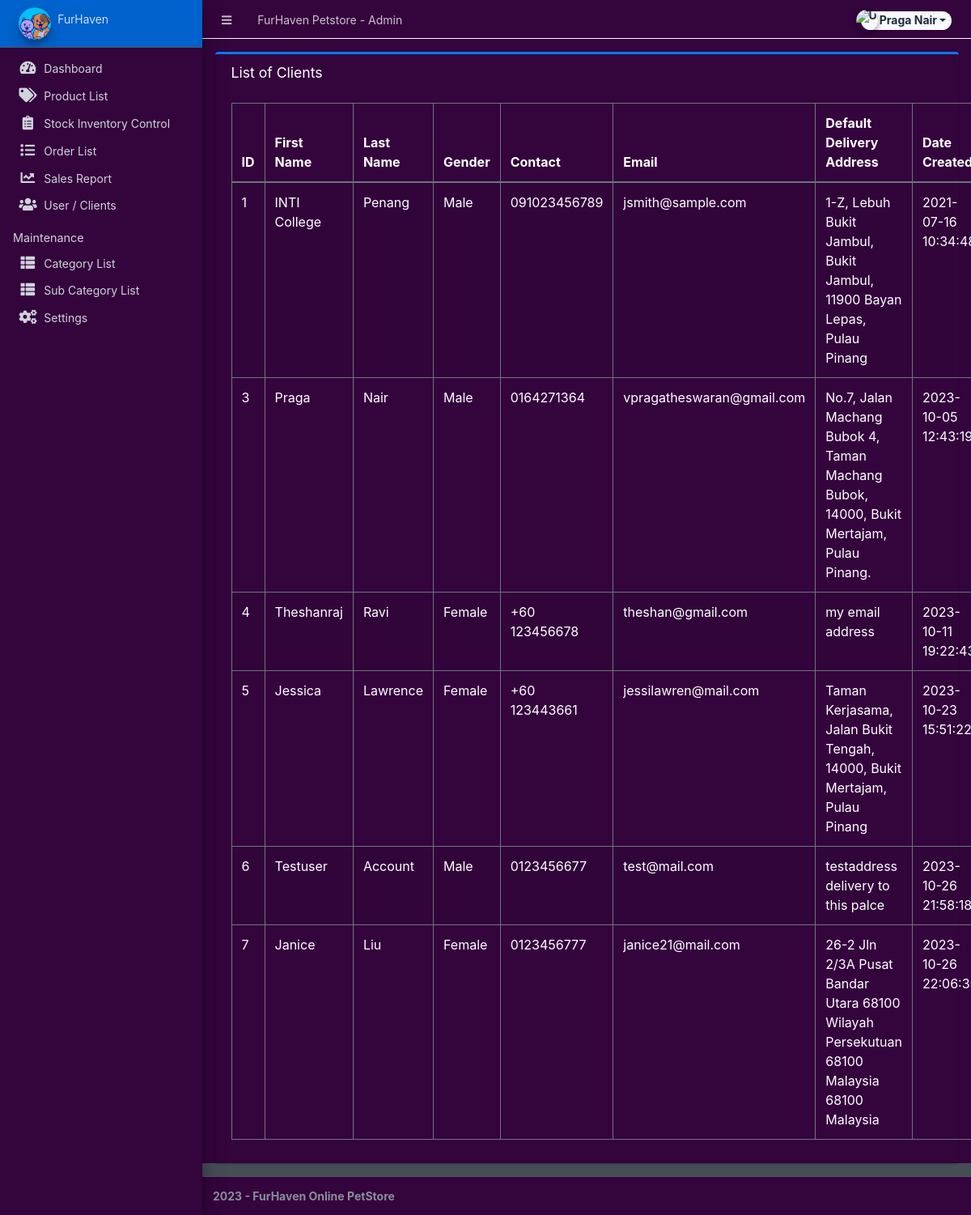
Screenshot of /admin/?page=clients/client (signed in) with the database file from the repository.
### tables this page shows
CREATE TABLE `clients` (
  `id` int(30) NOT NULL,
  `firstname` varchar(250) NOT NULL,
  `lastname` varchar(250) NOT NULL,
  `gender` varchar(20) NOT NULL,
  `contact` varchar(15) NOT NULL,
  `email` varchar(250) NOT NULL,
  `password` text NOT NULL,
  `default_delivery_address` text NOT NULL,
  `date_created` datetime NOT NULL DEFAULT current_timestamp()
);

### admin/clients/client.php (the view, shortened to what this page needs)
<?php
$host = 'localhost';
$username = 'root';
$password = "";
$database = 'pet_shop_db';
$connection = mysqli_connect($host, $username, $password, $database);
?>
<?php
$query = "SELECT * FROM clients";
$result = mysqli_query($connection, $query);
?>
<div class="card card-outline card-primary">
	<div class="card-header">
		<h3 class="card-title">List of Clients</h3> <br><br>
        <table class="table table-bordered table-striped">
        <thead>
            <tr>
                <th>ID</th>
                <th>First Name</th>
                <th>Last Name</th>
                <th>Gender</th>
                <th>Contact</th>
                <th>Email</th>
                <th>Default Delivery Address</th>
                <th>Date Created</th>
            </tr>
        </thead>
        <tbody>
            <?php
            while ($row = mysqli_fetch_assoc($result)) {
                echo "<tr>";
                echo "<td>{$row['id']}</td>";
                echo "<td>{$row['firstname']}</td>";
                echo "<td>{$row['lastname']}</td>";
                echo "<td>{$row['gender']}</td>";
                echo "<td>{$row['contact']}</td>";
                echo "<td>{$row['email']}</td>";
                echo "<td>{$row['default_delivery_address']}</td>";
                echo "<td>{$row['date_created']}</td>";
                echo "</tr>";
            }
            ?>
        </tbody>
    </table>
</div>

### admin/clients/client.php (style rules this page uses)
table.table th, table.table td { color: white; }

### rows the page displays
clients: id "1", firstname "INTI College", lastname "Penang", gender "Male", contact "091023456789", email "jsmith@sample.com", default_delivery_address "1-Z, Lebuh Bukit Jambul, Bukit Jambul, 11900 Bayan Lepas, Pulau Pinang", date_created "2021-07-16…"
clients: id "3", firstname "Praga", lastname "Nair", gender "Male", contact "0164271364", email "vpragatheswaran@gmail.com", default_delivery_address "No.7, Jalan Machang Bubok 4, Taman Machang Bubok, 14000, Bukit Mertajam, Pulau Pinang.", date_created "2023-10-05…"
clients: id "4", firstname "Theshanraj", lastname "Ravi", gender "Female", contact "+60 123456678", email "theshan@gmail.com", default_delivery_address "my email address", date_created "2023-10-11…"
clients: id "5", firstname "Jessica", lastname "Lawrence", gender "Female", contact "+60 123443661", email "jessilawren@mail.com", default_delivery_address "Taman Kerjasama, Jalan Bukit Tengah, 14000, Bukit Mertajam, Pulau Pinang", date_created "2023-10-23 15:51:22"
clients: id "6", firstname "Testuser", lastname "Account", gender "Male", contact "0123456677", email "test@mail.com", default_delivery_address "testaddress delivery to this palce", date_created "2023-10-26 21:58:18"
clients: id "7", firstname "Janice", lastname "Liu", gender "Female", contact "0123456777", email "janice21@mail.com", default_delivery_address "26-2 Jln 2/3A Pusat Bandar Utara 68100 Wilayah Persekutuan 68100 Malaysia 68100 Malaysia", date_created "2023-10-26…"

### other values shown
$_settings->info('name') "FurHaven Petstore"
$_settings->userdata('firstname').' '.$_settings->userdata('lastname') "Praga Nair"
$_settings->info('short_name') "FurHaven"
